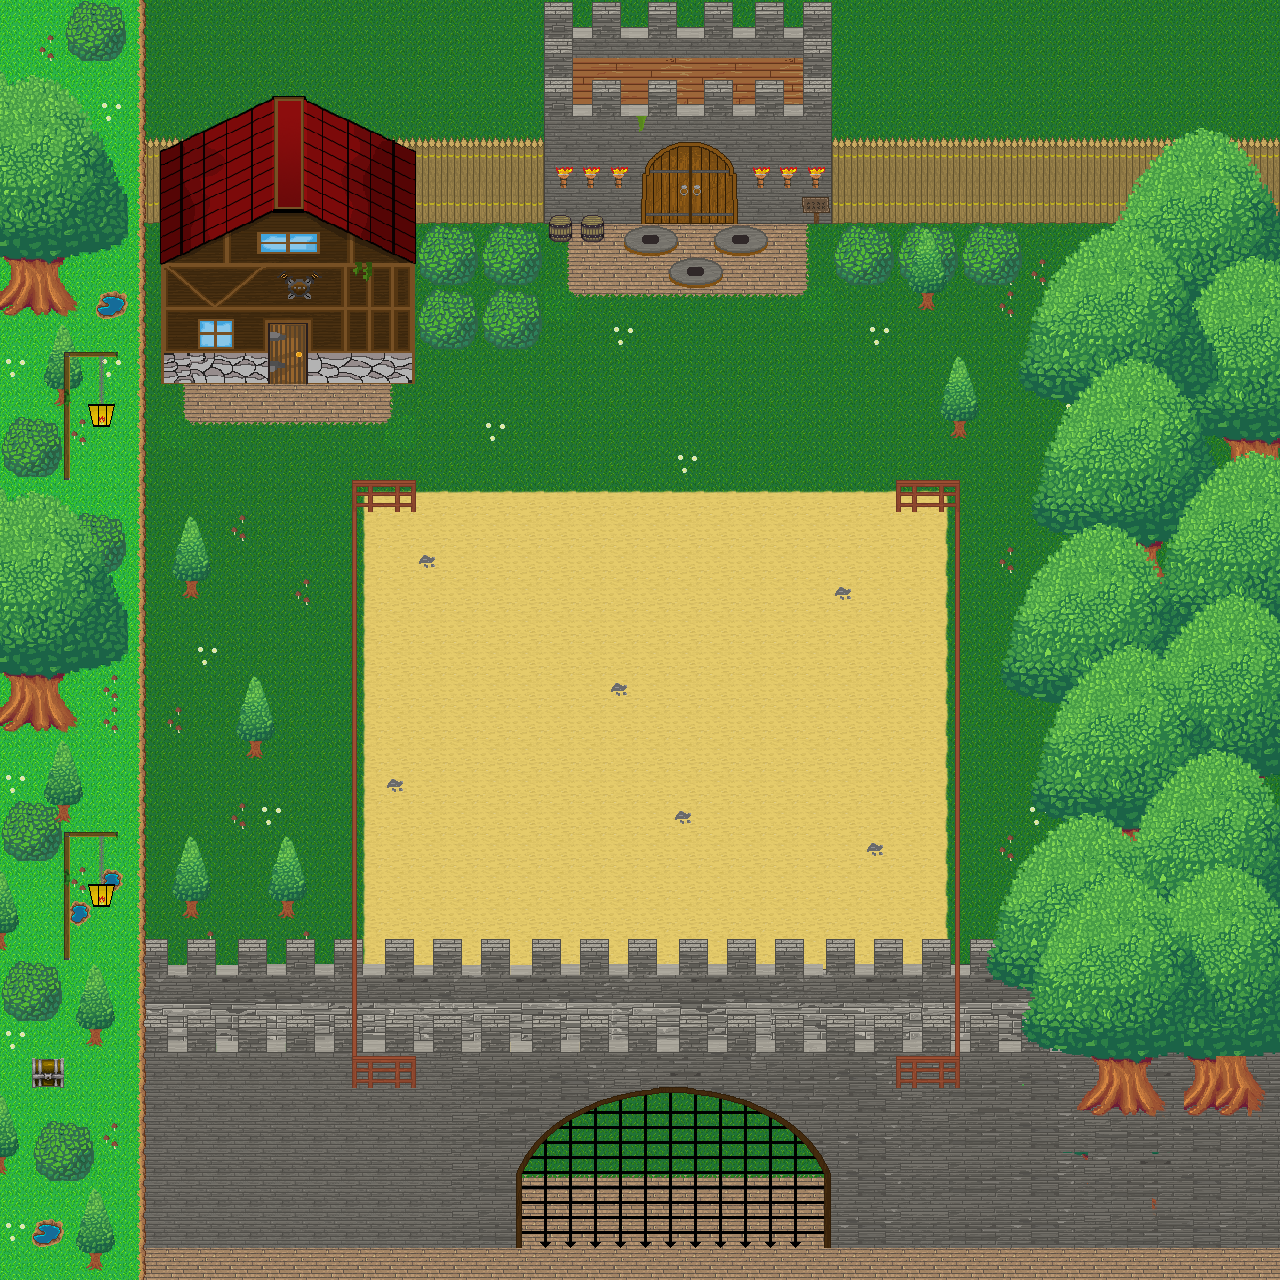

Tiled map render using the project's own tile images. Description and the map definition, with tile-layer contents summarised, below:
An orthogonal 40x40 tile map with 32x32 px tiles, 17 tile layers (Pasto, Decoracion piso, Caminos, Arena, ...), 27 tilesets and 23 objects.

<map version="1.0" orientation="orthogonal" renderorder="right-down" width="40" height="40" tilewidth="32" tileheight="32" nextobjectid="31">
 <tileset firstgid="1" name="Pasto" tilewidth="32" tileheight="32" tilecount="15" columns="5">
  <image source="PNG/Grass_dark.png" width="160" height="96" />
 </tileset>
 <tileset firstgid="16" name="Flores" tilewidth="32" tileheight="32" tilecount="1" columns="1">
  <image source="PNG/flores.png" width="32" height="32" />
 </tileset>
 <tileset firstgid="17" name="Hongos" tilewidth="32" tileheight="32" tilecount="1" columns="1">
  <image source="PNG/Hongos.png" width="32" height="32" />
 </tileset>
 <tileset firstgid="18" name="Arena 1" tilewidth="32" tileheight="32" tilecount="9" columns="3">
  <image source="PNG/Arena 2.png" width="96" height="96" />
 </tileset>
 <tileset firstgid="27" name="Arena 2" tilewidth="32" tileheight="32" tilecount="9" columns="3">
  <image source="PNG/Arena 3.png" width="96" height="96" />
 </tileset>
 <tileset firstgid="36" name="Casa" tilewidth="32" tileheight="32" tilecount="72" columns="8">
  <image source="PNG/Casa.png" width="256" height="288" />
 </tileset>
 <tileset firstgid="108" name="Arbol" tilewidth="32" tileheight="32" tilecount="64" columns="8">
  <image source="PNG/arbol.png" width="256" height="256" />
 </tileset>
 <tileset firstgid="172" name="Arbolada" tilewidth="32" tileheight="32" tilecount="6" columns="2">
  <image source="PNG/arbolada.png" width="64" height="96" />
 </tileset>
 <tileset firstgid="178" name="Tile Fence" tilewidth="32" tileheight="32" tilecount="3" columns="1">
  <image source="PNG/tile fence.png" width="32" height="99" />
 </tileset>
 <tileset firstgid="181" name="Fence" tilewidth="32" tileheight="32" tilecount="3" columns="1">
  <image source="PNG/fence.png" width="32" height="99" />
 </tileset>
 <tileset firstgid="184" name="Muralla" tilewidth="32" tileheight="32" tilecount="380" columns="38">
  <image source="PNG/MURALLA FINAL.png" width="1216" height="320" />
 </tileset>
 <tileset firstgid="564" name="Barril" tilewidth="32" tileheight="32" tilecount="2" columns="1">
  <image source="PNG/Barrel.png" width="32" height="64" />
 </tileset>
 <tileset firstgid="566" name="Cofre" tilewidth="32" tileheight="32" tilecount="1" columns="1">
  <image source="PNG/Chest.png" width="32" height="32" />
 </tileset>
 <tileset firstgid="567" name="Caja 1" tilewidth="32" tileheight="32" tilecount="2" columns="1">
  <image source="PNG/CAJA.png" width="32" height="65" />
 </tileset>
 <tileset firstgid="569" name="Piso madera" tilewidth="32" tileheight="32" tilecount="1" columns="1">
  <image source="PNG/Piso madera.png" width="32" height="32" />
 </tileset>
 <tileset firstgid="570" name="Agua" tilewidth="32" tileheight="32" tilecount="18" columns="3">
  <image source="PNG/water.png" width="96" height="192" />
 </tileset>
 <tileset firstgid="588" name="mesa y sillas" tilewidth="32" tileheight="32" tilecount="6" columns="2">
  <image source="PNG/mesa y sillas.png" width="64" height="96" />
 </tileset>
 <tileset firstgid="594" name="Cartel" tilewidth="32" tileheight="32" tilecount="1" columns="1">
  <image source="PNG/Sign.png" width="32" height="32" />
 </tileset>
 <tileset firstgid="595" name="Lampara" tilewidth="32" tileheight="32" tilecount="8" columns="2">
  <image source="PNG/lampara.png" width="64" height="128" />
 </tileset>
 <tileset firstgid="603" name="Bush" tilewidth="32" tileheight="32" tilecount="4" columns="2">
  <image source="PNG/Bush.png" width="64" height="64" />
 </tileset>
 <tileset firstgid="607" name="Cerca" tilewidth="32" tileheight="32" tilecount="9" columns="3">
  <image source="PNG/cerca tile.png" width="96" height="96" />
 </tileset>
 <tileset firstgid="616" name="Pasto claro" tilewidth="32" tileheight="32" tilecount="9" columns="3">
  <image source="PNG/Grass_1.png" width="96" height="96" />
 </tileset>
 <tileset firstgid="625" name="Borde" tilewidth="32" tileheight="32" tilecount="1" columns="1">
  <image source="PNG/Border1.png" width="32" height="32" />
 </tileset>
 <tileset firstgid="626" name="Castillo" tilewidth="32" tileheight="32" tilecount="63" columns="9">
  <image source="PNG/Castillo.png" width="288" height="224" />
 </tileset>
 <tileset firstgid="689" name="Muchos arboles" tilewidth="32" tileheight="32" tilecount="340" columns="10">
  <image source="PNG/Muchos arboles.png" width="320" height="1088" />
 </tileset>
 <tileset firstgid="1029" name="plataformas" tilewidth="32" tileheight="32" tilecount="18" columns="6">
  <image source="PNG/plataformas.png" width="192" height="96" />
 </tileset>
 <tileset firstgid="1047" name="cerca tile" tilewidth="32" tileheight="32" tilecount="9" columns="3">
  <image source="PNG/cerca tile.png" width="96" height="96" />
 </tileset>
 <layer name="Pasto" width="40" height="40">
  <data>[1600 cells, 1600 non-empty, 2 distinct tile ids]</data>
 </layer>
 <layer name="Decoracion piso" width="40" height="40">
  <data>[1600 cells, 38 non-empty, 2 distinct tile ids]</data>
 </layer>
 <layer name="Caminos" width="40" height="40">
  <data>[1600 cells, 116 non-empty, 1 distinct tile ids]</data>
 </layer>
 <layer name="Arena" width="40" height="40">
  <data>[1600 cells, 361 non-empty, 11 distinct tile ids]</data>
 </layer>
 <layer name="Transicion" width="40" height="40">
  <data>[1600 cells, 33 non-empty, 6 distinct tile ids]</data>
 </layer>
 <layer name="Bush" width="40" height="40">
  <data>[1600 cells, 52 non-empty, 4 distinct tile ids]</data>
 </layer>
 <layer name="Arboles" width="40" height="40">
  <data>[1600 cells, 85 non-empty, 6 distinct tile ids]</data>
 </layer>
 <layer name="Fence" width="40" height="40">
  <data>[1600 cells, 145 non-empty, 70 distinct tile ids]</data>
 </layer>
 <layer name="Muralla" width="40" height="40">
  <data>[1600 cells, 360 non-empty, 360 distinct tile ids]</data>
 </layer>
 <layer name="Arboles grandes" width="40" height="40">
  <data>[1600 cells, 385 non-empty, 342 distinct tile ids]</data>
 </layer>
 <layer name="Casa" width="40" height="40">
  <data>[1600 cells, 138 non-empty, 131 distinct tile ids]</data>
 </layer>
 <layer name="Border" width="40" height="40">
  <data>[1600 cells, 40 non-empty, 1 distinct tile ids]</data>
 </layer>
 <layer name="Agua" width="40" height="40">
  <data>[1600 cells, 4 non-empty, 2 distinct tile ids]</data>
 </layer>
 <layer name="Castillo" width="40" height="40">
  <data>[1600 cells, 63 non-empty, 63 distinct tile ids]</data>
 </layer>
 <layer name="Lampras" width="40" height="40">
  <data>[1600 cells, 16 non-empty, 8 distinct tile ids]</data>
 </layer>
 <layer name="Objetos" width="40" height="40">
  <data>[1600 cells, 24 non-empty, 22 distinct tile ids]</data>
 </layer>
 <layer name="Cerca" width="40" height="40">
  <data>[1600 cells, 42 non-empty, 4 distinct tile ids]</data>
 </layer>
 <objectgroup name="Colision">
  <object id="1" x="-1.33333" y="0" width="1318.67" height="222.667" />
  <object id="3" x="158.667" y="136" width="255.333" height="248" />
  <object id="4" x="1050.67" y="134.667" width="398.667" height="1156" />
  <object id="6" x="-2" y="0.666667" width="146.667" height="991.333" />
  <object id="7" x="-2.5" y="988.5" width="147" height="295" />
  <object id="9" x="831.333" y="1150" width="510" height="97.3333" />
  <object id="11" x="143.333" y="1150.67" width="376.667" height="96.6667" />
  <object id="13" x="824" y="1151.33" width="46" height="95.3333" />
  <object id="14" x="352.333" y="480.667" width="4.33333" height="608.667" />
  <object id="15" x="352.667" y="1068.33" width="62.6667" height="19.3333" />
  <object id="16" x="408" y="219" width="135" height="132" />
  <object id="17" x="834" y="219" width="186" height="66" />
  <object id="19" x="913.5" y="299" width="23.5" height="12.5" />
  <object id="20" x="947.5" y="429" width="21.5" height="9.5" />
  </objectgroup>
</map>
<!-- 9 of 23 objects omitted -->
